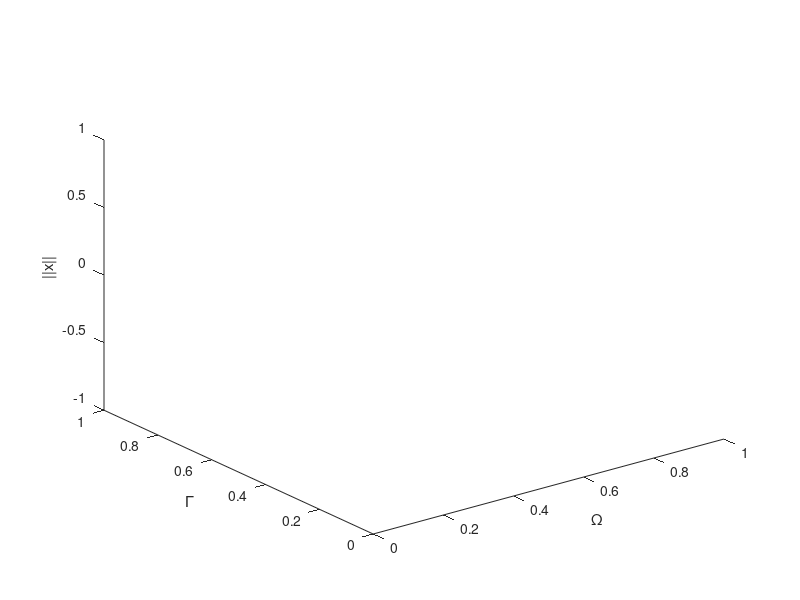

The MATLAB script that drew this image: (Note: this script raises an error after producing the figure.)
% DUFFING_DEMO Run a series of continuations on a Duffing equation

% Written by David A.W. Barton (david.barton@bristol.ac.uk) 2015
% Adapted by Ludovic Renson (l.renson@imperial.ac.uk) 2023

% Create a figure for plotting
figure;    
ax = gca();
hold(ax, 'on');
xlabel(ax, '\Omega');
ylabel(ax, '\Gamma');
zlabel(ax, '||x||');
view(ax, 3);

%% Generate an initial solution by simulation

p0 = [0.01, 1, 0.1, 0.1, 0.4]'; % Initial parameter values
sol = ode45(@(t, x)duffing(t, x, p0), [0, 10], zeros(2, 1), odeset('RelTol', 1e-8)); % Simulate
t0 = linspace(0, 1, 101)'; % 101 data points initially
x0 = deval(sol, sol.x(end) - t0(end) + t0)'; % Interpolate to get the required data

%x0 = zeros(length(t0), 2);

%% Do an initial continuation in p2 to generate starting points for further continuation

% Create an empty COCO problem structure
prob = coco_prob();

% Tell COCO that it is a non-autonomous (time varying) problem
prob = coco_set(prob, 'ode', 'autonomous', false);

% Increase the number of mesh points used
prob = coco_set(prob, 'coll', 'NTST', 60);

% Turn adaptive meshing on (adapt every n steps)
prob = coco_set(prob, 'cont', 'NAdapt', 5); % Adapt every 5 steps

% Decrease the maximum step size
prob = coco_set(prob, 'cont', 'h_max', 1);

% Create a continuation problem: start with an isol (initial solution -
% user provided) and do a po continuation (periodic orbit), hence use
% the "isol2po" function
prob = ode_isol2po(prob, ...
    '', ...           % OID - only used if embedding this problem in a larger problem
    @duffing, ...     % Right-hand side of equations of motion (optionally the derivatives can also be provided to improve speed)
    t0, ...           % Mesh for the initial solution
    x0, ...           % Initial solution
    {'xi', 'omega', 'beta', 'Gamma', 'Omega'}, ... % Parameter names
    p0);              % Initial parameter values

% Add a user defined event to output the values at certain parameter values
prob = coco_add_event(prob, 'UZ', 'Gamma', [0.05, 0.1, 0.15, 0.2]); % Output when Gamma = 0.05, 0.1 or 0.2

% Tell COCO to store extra information about the periodic orbits
prob = coco_add_slot(prob, 'slot_bd_min_max', @slot_bd_min_max, [], 'bddat');
%prob = coco_add_slot(prob, 'slot_bd_l2', @slot_bd_l2, [], 'bddat');

% Run COCO with the provided continuation problem
bd0 = coco(prob, ...
    'run0', ...             % Name of the continuation run (arbitrary) used for future references
    [], ...                 % Continuation problem is already defined by ode_isol2ep so this term is empty
    'Gamma', ...            % Continuation parameter
    [0.01, 0.25]);          % Parameter range of interest

% Get the data for plotting
p1 = coco_bd_col(bd0, 'Omega'); % Get the Omega parameter
p2 = coco_bd_col(bd0, 'Gamma'); % Get the Gamma parameter
x_max = coco_bd_col(bd0, 'x_max')';   % Get the state vector
stab = coco_bd_col(bd0, 'po.test.USTAB') == 0; % Get the stability

% Plot
plot3(ax, p1, p2, x_max(1, :), 'k-'); % The branch
plot3(ax, p1(stab), p2(stab), x_max(1, stab), 'b.'); % Stable solutions
plot3(ax, p1(~stab), p2(~stab), x_max(1, ~stab), 'r.'); % Unstable solutions
drawnow;

%% Start a continuation for each of the UZ points
uz_labs = coco_bd_labs(bd0, 'UZ');
bd = cell(1, length(uz_labs));
for i = 1:length(uz_labs)

    % Create an empty COCO problem structure
    prob = coco_prob();

    prob = coco_set(prob, 'po', 'TR', false);

    % Create a continuation problem: start with po (periodic orbit) and do
    % a po continuation (periodic orbit), hence use the "po2po" function
    prob = ode_po2po(prob, ...
        '', ...        % OID - only used if embedding this problem in a larger problem
        'run0', ...    % Name of previous run to start from
        uz_labs(i));   % Label on previous run to start from

    % Tell COCO to store extra information about the periodic orbits
    prob = coco_add_slot(prob, 'slot_bd_min_max', @slot_bd_min_max, [], 'bddat');
%     prob = coco_add_slot(prob, 'slot_bd_l2', @slot_bd_l2, [], 'bddat');

    % Turn adaptive meshing on (adapt every n steps)
    prob = coco_set(prob, 'cont', 'NAdapt', 4); % Adapt every 5 steps

    % Increase the maximum step size
    prob = coco_set(prob, 'cont', 'h_max', 10);

    % Increase the number of continuation steps
    prob = coco_set(prob, 'cont', 'ItMX', 300);
    
    
    % Run COCO with the provided continuation problem
    bd{i} = coco(prob, ...
        sprintf('run%d', i), ... % Name of the continuation run (arbitrary) used for future references
        [], ...                  % Continuation problem is already defined by ode_isol2ep so this term is empty
        'Omega', ...             % Continuation parameter
        [0.2, 2]);           % Parameter range of interest

    % Get the data for plotting
    p1 = coco_bd_col(bd{i}, 'Omega'); % Get the Omega parameter
    p2 = coco_bd_col(bd{i}, 'Gamma'); % Get the Gamma parameter
    x_max = coco_bd_col(bd{i}, 'x_max')';   % Get the state vector
    stab = coco_bd_col(bd{i}, 'po.test.USTAB') == 0; % Get the stability

    % Plot
    plot3(ax, p1, p2, x_max(1, :), 'k-'); % The branch
    plot3(ax, p1(stab), p2(stab), x_max(1, stab), 'b.'); % Stable solutions
    plot3(ax, p1(~stab), p2(~stab), x_max(1, ~stab), 'r.'); % Unstable solutions
    drawnow;
    
end

%% Continue a branch of saddle node bifurcations

% Get the label of a saddle node bifurcation point
sn_labs = coco_bd_labs(bd{1}, 'SN');

% Create an empty COCO problem structure
prob = coco_prob();

% Increase the number of mesh points used
prob = coco_set(prob, 'coll', 'NTST', 100);

% Create a continuation problem: start with SN (saddle node bifurcation)
% and do a SN continuation (saddle node bifurcation), hence use the "SN2SN"
% function
prob = ode_SN2SN(prob, ...
    '', ...        % OID - only used if embedding this problem in a larger problem
    'run1', ...    % Name of previous run to start from
    sn_labs(1));   % Label on previous run to start from

% Tell COCO to store extra information about the periodic orbits
prob = coco_add_slot(prob, 'slot_bd_min_max', @slot_bd_min_max, [], 'bddat');
% prob = coco_add_slot(prob, 'slot_bd_l2', @slot_bd_l2, [], 'bddat');

% Turn adaptive meshing on (adapt every n steps)
prob = coco_set(prob, 'cont', 'NAdapt', 4); % Adapt every 5 steps

% Increase the maximum step size
% prob = coco_set(prob, 'cont', 'h_max', 10);

% Increase the number of continuation steps
prob = coco_set(prob, 'cont', 'ItMX', 500);

% Run COCO with the provided continuation problem
bd_sn = coco(prob, ...
    sprintf('run%d', i), ... % Name of the continuation run (arbitrary) used for future references
    [], ...                  % Continuation problem is already defined by ode_isol2ep so this term is empty
    {'Gamma', 'Omega'}, ...  % Continuation parameter
    {[0.01,  0.25], [0.2, 2]}); % Parameter range of interest

% Get the data for plotting
p1 = coco_bd_col(bd_sn, 'Omega'); % Get the Omega parameter
p2 = coco_bd_col(bd_sn, 'Gamma'); % Get the Gamma parameter
x_max = coco_bd_col(bd_sn, 'x_max')';   % Get the state vector

% Plot
plot3(ax, p1, p2, x_max(1, :), 'g.-'); % The branch
drawnow;